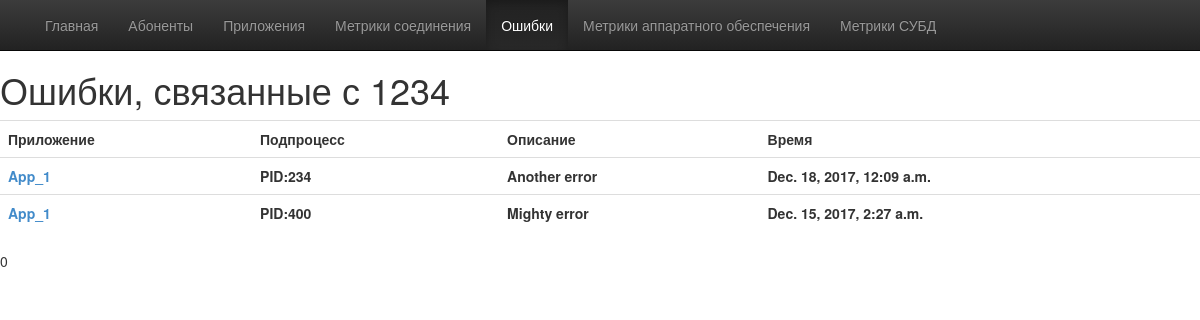
Screenshot of /abonents/1234/error with the database file from the repository.
### error_packages/models.py (models this page shows)
class Error_Metric(models.Model):
    abonent = models.ForeignKey(Abonent)
    importance_level = models.PositiveSmallIntegerField()
    app = models.ForeignKey(InternalApp)
    subprocess = models.TextField()
    description = models.TextField()
    time = models.DateTimeField(auto_now_add=True)

### internal_apps_set/models.py (models this page shows, shortened)
class InternalApp(models.Model):
    id = models.PositiveIntegerField(primary_key=True)
    name = models.TextField(max_length=50)
    abonent = models.ForeignKey(Abonent)

### abonents/views.py (the view)
# urls.py: url(r'^(?P<abonent_id>[0-9]+)/error$', views.error_view, name='error_view'),
def error_view(request, abonent_id):
    metrics_list = Error_Metric.objects.filter(abonent__computer_id=abonent_id).order_by('-time')
    t = get_template('abonents/error.html')
    html = t.render(Context({'metrics_list':metrics_list, 'id':abonent_id,}))
    return HttpResponse(html)

### abonents/templates/abonents/error.html (shortened to what this page needs)
{% load staticfiles %}
<!DOCTYPE HTML PUBLIC "-//W3C//DTD HTML 4.01 Transitional//EN"
"http://www.w3.org/TR/html4/loose.dtd">
<html>
<head>
    <link rel="stylesheet" href="{% static 'abonents/index.css' %}">
    <link rel="stylesheet" href="{% static 'mainpage/dist/css/bootstrap.min.css' %}">
    <link rel="stylesheet" href="{% static 'mainpage/dist/css/bootstrap-theme.min.css' %}">
</head>
<body>
    <div class="navbar navbar-inverse navbar-fixed-top" role="navigation">
        <div class="container">
            <div class="navbar-collapse collapse" style="height: 1px;">
                <ul class="nav navbar-nav">
                    <li><a href="../..">Главная</a></li>
                    <li><a href="../../abonents">Абоненты</a></li>
                    <li><a href="../../apps">Приложения</a></li>
                    <li><a href="../../connection_metrics">Метрики соединения</a></li>
                    <li class="active"><a href="../../errors">Ошибки</a></li>
                    <li><a href="../../hardware_metrics">Метрики аппаратного обеспечения</a></li>
                    <li><a href="../database_metrics">Метрики СУБД</a></li>
                </ul>
            </div>
        </div>
    </div>
    <h1>Ошибки, связанные с {{ id }}</h1>
    {% if metrics_list %}
    <table class="table">
        <tr class="table_header">
            <th>Приложение</th>
            <th>Подпроцесс</th>
            <th>Описание</th>
            <th>Время</th>
        </tr>
        {% for metric in metrics_list %}
        <tr class={{ metric.importance_level }}>
            <th><a href="../../../apps/{{ metric.app.id }}">{{ metric.app.name }}</a></th>
            <th>{{ metric.subprocess }}</th>
            <th>{{ metric.description }}</th>
            <th>{{ metric.time }}</th>
        </tr>
        {% endfor %}
    </table>
    {% else %}
    <p>No error information was found</p>
    {% endif %}
    <div id='last_rec_id'>0</div>
</body>
</html>

### abonents/static/abonents/index.css (style rules this page uses)
body { padding-top:50px }
h1 { margin: auto; }
.table { margin: auto; }

### rows the page displays
Error_Metric: app.name "App_1", subprocess "PID:234", description "Another error", time "Dec. 18, 2017, 12:09 a.m."
Error_Metric: app.name "App_1", subprocess "PID:400", description "Mighty error", time "Dec. 15, 2017, 2:27 a.m."

### other values shown
{{ id }} "1234"
